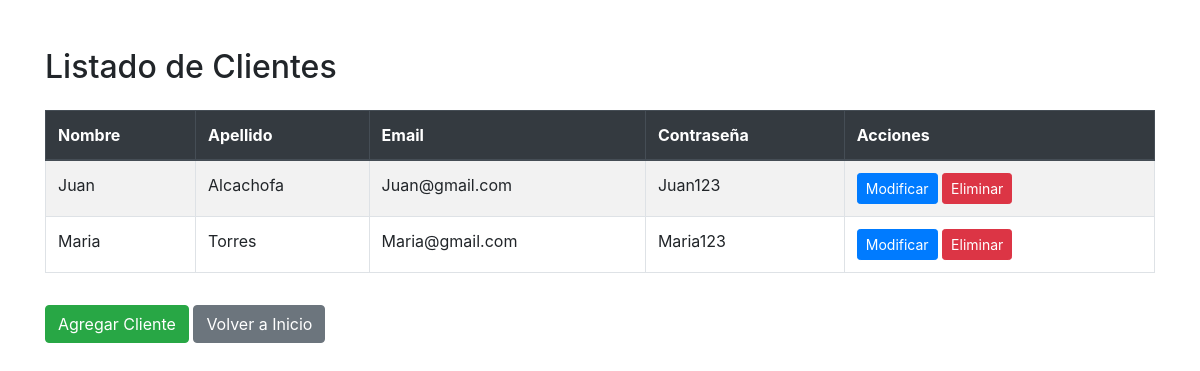
Before: /Listar_cliente/ with the older database file.
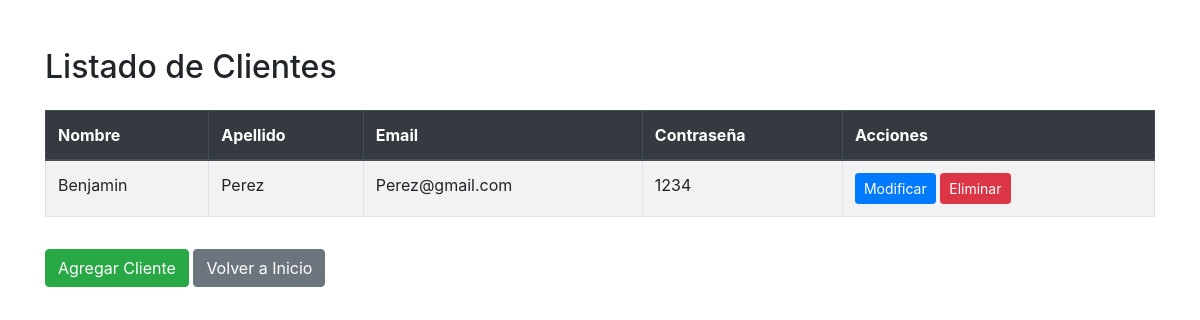
After: the same page with the newer database file.
### tiendaAgua/models.py (models this page shows, shortened)
class Cliente(models.Model):
    nombre = models.CharField(max_length=50)
    apellido = models.CharField(max_length=50)
    email = models.EmailField(unique=True)
    contraseña = models.CharField(max_length=50)

### tiendaAgua/views.py (the view)
# urls.py: path('Listar_cliente/', listar_cliente_view, name='listar_clientes'),
def listar_cliente_view(request):
    clientes = Cliente.objects.all()
    context = {'clientes' : clientes}
    return render(request,"Listar_cliente.html", {'clientes' : clientes})

### tiendaAgua/templates/Listar_cliente.html (shortened to what this page needs)
{%load static%}
<!DOCTYPE html>
<html lang="es">
<head>
    <link href="https://maxcdn.bootstrapcdn.com/bootstrap/4.5.2/css/bootstrap.min.css" rel="stylesheet">
</head>
<body>
    <div class="container mt-5">
        <h2 class="mb-4">Listado de Clientes</h2>
        <table class="table table-striped table-bordered">
            <thead class="thead-dark">
                <tr>
                    <th scope="col">Nombre</th>
                    <th scope="col">Apellido</th>
                    <th scope="col">Email</th>
                    <th scope="col">Contraseña</th>
                    <th scope="col">Acciones</th>
                </tr>
            </thead>
            <tbody>
                {% for cliente in clientes %}
                <tr>
                    <td>{{ cliente.nombre }}</td>
                    <td>{{ cliente.apellido }}</td>
                    <td>{{ cliente.email }}</td>
                    <td>{{ cliente.contraseña }}</td>
                    <td>
                        <a href="{% url 'modificar_cliente' cliente.id %}" class="btn btn-sm btn-primary">Modificar</a>
                        <form method="post" action="{% url 'eliminar_cliente' cliente.id %}" class="d-inline">
                            <button type="submit" class="btn btn-sm btn-danger">Eliminar</button>
                        </form>
                    </td>
                </tr>
                {% empty %}
                <tr>
                    <td colspan="5" class="text-center">No hay clientes registrados.</td>
                </tr>
                {% endfor %}
            </tbody>
        </table>
        <a href="{% url 'agregar_cliente' %}" class="btn btn-success mt-3">Agregar Cliente</a>
        <a href="{% url 'Inicio' %}" class="btn btn-secondary mt-3">Volver a Inicio</a>
    </div>
</body>
</html>

Changed rows visible on the page:
removed Cliente: nombre "Juan", apellido "Alcachofa", email "Juan@gmail.com", contraseña "Juan123"
removed Cliente: nombre "Maria", apellido "Torres", email "Maria@gmail.com", contraseña "Maria123"
added Cliente: nombre "Benjamin", apellido "Perez", email "Perez@gmail.com", contraseña "1234"
